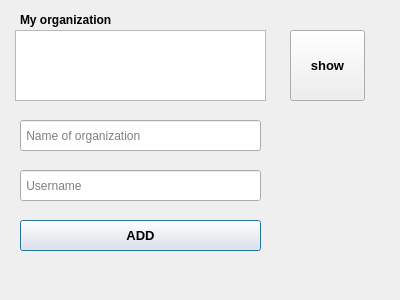
<?xml version="1.0" encoding="UTF-8"?>
<ui version="4.0">
 <class>Dialog_add_user_to_organ</class>
 <widget class="QDialog" name="Dialog_add_user_to_organ">
  <property name="geometry">
   <rect>
    <x>0</x>
    <y>0</y>
    <width>400</width>
    <height>300</height>
   </rect>
  </property>
  <property name="windowTitle">
   <string>Dialog</string>
  </property>
  <widget class="QListWidget" name="listWidget">
   <property name="geometry">
    <rect>
     <x>15</x>
     <y>30</y>
     <width>251</width>
     <height>71</height>
    </rect>
   </property>
  </widget>
  <widget class="QLineEdit" name="enter_username">
   <property name="geometry">
    <rect>
     <x>20</x>
     <y>170</y>
     <width>241</width>
     <height>31</height>
    </rect>
   </property>
   <property name="placeholderText">
    <string> Username</string>
   </property>
  </widget>
  <widget class="QLineEdit" name="enter_organ">
   <property name="geometry">
    <rect>
     <x>20</x>
     <y>120</y>
     <width>241</width>
     <height>31</height>
    </rect>
   </property>
   <property name="placeholderText">
    <string> Name of organization</string>
   </property>
  </widget>
  <widget class="QLabel" name="label">
   <property name="geometry">
    <rect>
     <x>20</x>
     <y>10</y>
     <width>151</width>
     <height>20</height>
    </rect>
   </property>
   <property name="font">
    <font>
     <bold>true</bold>
    </font>
   </property>
   <property name="text">
    <string>My organization</string>
   </property>
  </widget>
  <widget class="QPushButton" name="add">
   <property name="geometry">
    <rect>
     <x>20</x>
     <y>220</y>
     <width>241</width>
     <height>31</height>
    </rect>
   </property>
   <property name="font">
    <font>
     <pointsize>10</pointsize>
     <bold>true</bold>
    </font>
   </property>
   <property name="text">
    <string>ADD</string>
   </property>
  </widget>
  <widget class="QPushButton" name="show">
   <property name="geometry">
    <rect>
     <x>290</x>
     <y>30</y>
     <width>75</width>
     <height>71</height>
    </rect>
   </property>
   <property name="font">
    <font>
     <pointsize>10</pointsize>
     <bold>true</bold>
    </font>
   </property>
   <property name="text">
    <string>show</string>
   </property>
  </widget>
 </widget>
 <resources/>
 <connections/>
</ui>
